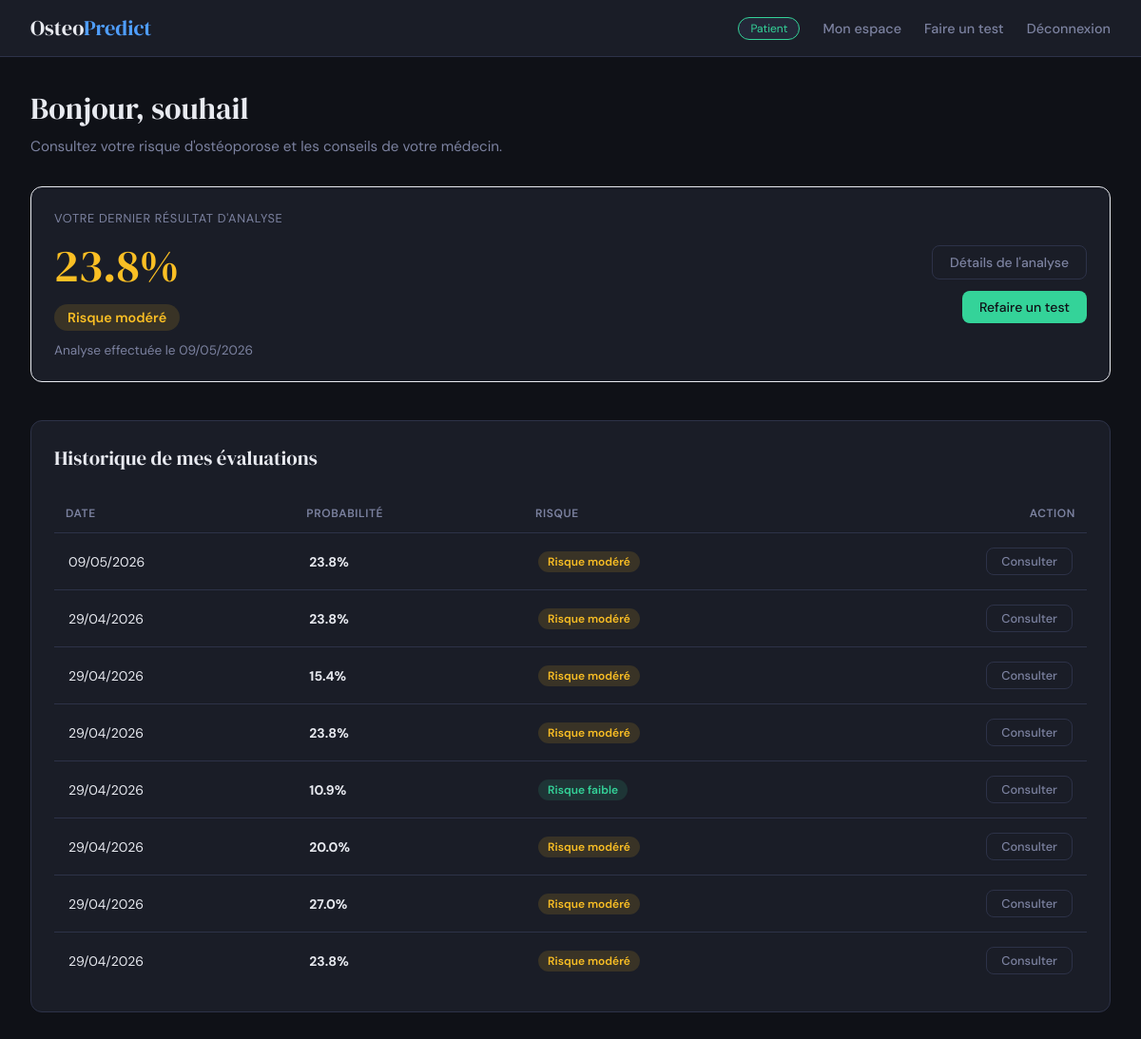
The page /mon-espace/ (signed in) on the database its author committed.
### predictor/models.py (models this page shows, shortened)
class Patient(models.Model):
    doctor = models.ForeignKey(User, on_delete=models.CASCADE, related_name="patients")
    user = models.OneToOneField(User, on_delete=models.SET_NULL, null=True, blank=True, related_name="patient_profile")
    first_name = models.CharField(max_length=100)
    last_name = models.CharField(max_length=100)
    age = models.PositiveIntegerField()
    gender = models.CharField(max_length=20, blank=True, null=True)
    created_at = models.DateTimeField(auto_now_add=True)
    class Meta:
        ordering = ["last_name", "first_name"]

class OsteoporosisPrediction(models.Model):
    patient = models.ForeignKey(Patient, on_delete=models.CASCADE, related_name='osteo_predictions')
    age = models.IntegerField()
    gender = models.CharField(max_length=10)
    hormonal_changes = models.CharField(max_length=50)
    family_history = models.CharField(max_length=10)
    race_ethnicity = models.CharField(max_length=50)
    body_weight = models.CharField(max_length=20)
    calcium_intake = models.CharField(max_length=20)
    vitamin_d_intake = models.CharField(max_length=20)
    physical_activity = models.CharField(max_length=20)
    smoking = models.CharField(max_length=10)
    alcohol_consumption = models.CharField(max_length=20)
    medical_conditions = models.CharField(max_length=100)
    medications = models.CharField(max_length=100)
    prior_fractures = models.CharField(max_length=10)
    probability = models.FloatField()
    result = models.IntegerField() # 0 ou 1
    model_used = models.CharField(max_length=50)
    created_at = models.DateTimeField(auto_now_add=True)
    class Meta:
        ordering = ["-created_at"]
    @property
    def risk_level(self):
        if self.probability >= 60:
            return 'critical'
        elif self.probability >= 35:
            return 'high'
        elif self.probability >= 15:
            return 'medium'
        return 'low'
    @property
    def risk_label(self):
        levels = {
            'critical': 'DANGER CRITIQUE',
            'high': 'Risque élevé',
            'medium': 'Risque modéré',
            'low': 'Risque faible'
        }
        return levels.get(self.risk_level, 'Inconnu')

### predictor/views.py (the view)
        def wrapper(request, *args, **kwargs):
            if not request.user.is_authenticated:
                return redirect('login')
            if get_user_role(request.user) != role:
                return redirect('home')
            return view_func(request, *args, **kwargs)

### predictor/views.py (called while the page is built)
def get_user_role(user):
    try:
        return user.profile.role
    except UserProfile.DoesNotExist:
        return None

def require_role(role):
    def decorator(view_func):
        def wrapper(request, *args, **kwargs):
            if not request.user.is_authenticated:
                return redirect('login')
            if get_user_role(request.user) != role:
                return redirect('home')
            return view_func(request, *args, **kwargs)
        wrapper.__name__ = view_func.__name__
        return wrapper
    return decorator

@require_role('patient')
@login_required
def patient_dashboard(request):
    patient = get_object_or_404(Patient, user=request.user)
    all_predictions = patient.osteo_predictions.all().order_by('-created_at')
    latest_prediction = all_predictions.first()
    treatment = None
    if latest_prediction and hasattr(latest_prediction, 'treatment'):
        treatment = latest_prediction.treatment
    return render(request, 'predictor/patient_dashboard.html', {
        'patient': patient,
        'predictions': all_predictions,
        'prediction': latest_prediction,
        'treatment': treatment,
        'latest': latest_prediction
    })

### predictor/templates/predictor/patient_dashboard.html (shortened to what this page needs)
{% extends 'predictor/base.html' %}
{% block content %}
<div class="page-header">
    <div class="page-title">Bonjour, {{ patient.first_name }} </div>
    <div class="page-subtitle">Consultez votre risque d'ostéoporose et les conseils de votre médecin.</div>
</div>
{% if latest %}
<div style="margin-bottom:2.5rem;">
    <div class="card" style="border-color:{% if latest.risk_level == 'critical' or latest.risk_level == 'high' %}var(--danger){% elif latest.risk_level == 'medium' %}var(--warning){% else %}var(--accent-patient){% endif %}44;">
        <div style="display:flex; align-items:center; justify-content:space-between; flex-wrap:wrap; gap:1rem;">
            <div>
                <div style="font-size:.8rem; color:var(--text-muted); text-transform:uppercase; letter-spacing:.05em; margin-bottom:.5rem;">Votre dernier résultat d'analyse</div>
                <div style="font-family:var(--font-display); font-size:3rem; color:{% if latest.risk_level == 'critical' or latest.risk_level == 'high' %}var(--danger){% elif latest.risk_level == 'medium' %}var(--warning){% else %}var(--accent-patient){% endif %};">
                    {{ latest.probability|floatformat:1 }}%
                </div>
                <div style="margin-top:.5rem;">
                    <span class="badge badge-{{ latest.risk_level }}" style="font-size:.9rem; padding:5px 14px;">{{ latest.risk_label }}</span>
                </div>
                <div style="color:var(--text-muted); font-size:.85rem; margin-top:.75rem;">Analyse effectuée le {{ latest.created_at|date:"d/m/Y" }}</div>
            </div>
            <div style="text-align:right;">
                <a href="{% url 'test_result' latest.id %}" class="btn btn-outline" style="margin-bottom:.75rem; display:block;">Détails de l'analyse</a>
                <a href="{% url 'take_test' %}" class="btn btn-green">Refaire un test</a>
            </div>
        </div>
    </div>
</div>
{% endif %}
{% if predictions.count > 1 %}
<div class="card">
    <div class="card-title" style="margin-bottom:1.5rem;">Historique de mes évaluations</div>
    <div class="table-responsive">
        <table class="table" style="width:100%;">
            <thead>
                <tr style="text-align:left; color:var(--text-muted); font-size:0.8rem; text-transform:uppercase;">
                    <th style="padding:12px;">Date</th>
                    <th style="padding:12px;">Probabilité</th>
                    <th style="padding:12px;">Risque</th>
                    <th style="padding:12px; text-align:right;">Action</th>
                </tr>
            </thead>
            <tbody>
                {% for pred in predictions %}
                <tr style="border-top: 1px solid var(--border);">
                    <td style="padding:15px;">{{ pred.created_at|date:"d/m/Y" }}</td>
                    <td style="padding:15px;"><strong>{{ pred.probability|floatformat:1 }}%</strong></td>
                    <td style="padding:15px;">
                        <span class="badge badge-{{ pred.risk_level }}">{{ pred.risk_label }}</span>
                    </td>
                    <td style="padding:15px; text-align:right;">
                        <a href="{% url 'test_result' pred.id %}" class="btn btn-outline" style="padding:5px 15px; font-size:0.8rem;">Consulter</a>
                    </td>
                </tr>
                {% endfor %}
            </tbody>
        </table>
    </div>
</div>
{% endif %}
{% endblock %}

### predictor/templates/predictor/base.html (style rules this page uses)
:root { --bg: #0f1117; --surface: #1a1d27; --surface2: #232738; --border: #2d3248; --text: #e8eaf0; --text-muted: #7c82a0; --accent-doctor: #4f9eff; --accent-patient: #34d399; --danger: #f87171; --warning: #fbbf24; --font-display: 'DM Serif Display', serif; --font-body: 'DM Sans', sans-serif; }
* { box-sizing: border-box; margin: 0; padding: 0; }
body { font-family: var(--font-body); background: var(--bg); color: var(--text); min-height: 100vh; }
.card { background: var(--surface); border: 1px solid var(--border); border-radius: 12px; padding: 1.5rem; }
.card-title { font-family: var(--font-display); font-size: 1.3rem; margin-bottom: 1rem; }
.btn { display: inline-flex; align-items: center; gap: 6px; padding: 8px 18px; border-radius: 8px; border: none; font-family: var(--font-body); font-size: 0.875rem; font-weight: 500; cursor: pointer; text-decoration: none; transition: all .2s; }
.btn-green { background: var(--accent-patient); color: #0f1117; }
.btn-outline { background: transparent; color: var(--text-muted); border: 1px solid var(--border); }
.page-header { margin-bottom: 2rem; }
.page-title { font-family: var(--font-display); font-size: 2rem; margin-bottom: 0.5rem; }
.page-subtitle { color: var(--text-muted); font-size: 0.95rem; }
.table { width: 100%; border-collapse: collapse; }
.table th { text-align: left; padding: 10px 12px; font-size: 0.75rem; font-weight: 600; text-transform: uppercase; letter-spacing: .05em; color: var(--text-muted); border-bottom: 1px solid var(--border); }
.table td { padding: 12px; font-size: 0.875rem; border-bottom: 1px solid var(--border)88; }
.table tr:last-child td { border-bottom: none; }
.badge { display: inline-block; padding: 3px 10px; border-radius: 20px; font-size: 0.75rem; font-weight: 600; }
.badge-medium { background: #fbbf2422; color: var(--warning); }
.badge-low { background: #34d39922; color: var(--accent-patient); }

### rows shown on the page
Patient: first_name "souhail"
OsteoporosisPrediction: probability "23.8", risk_label "Risque modéré", created_at "09/05/2026"
OsteoporosisPrediction: created_at "29/04/2026", probability "23.8", risk_label "Risque modéré"
OsteoporosisPrediction: created_at "29/04/2026", probability "15.4", risk_label "Risque modéré"
OsteoporosisPrediction: created_at "29/04/2026", probability "23.8", risk_label "Risque modéré"
OsteoporosisPrediction: created_at "29/04/2026", probability "10.9", risk_label "Risque faible"
OsteoporosisPrediction: created_at "29/04/2026", probability "20.0", risk_label "Risque modéré"
OsteoporosisPrediction: created_at "29/04/2026", probability "27.0", risk_label "Risque modéré"
OsteoporosisPrediction: created_at "29/04/2026", probability "23.8", risk_label "Risque modéré"
